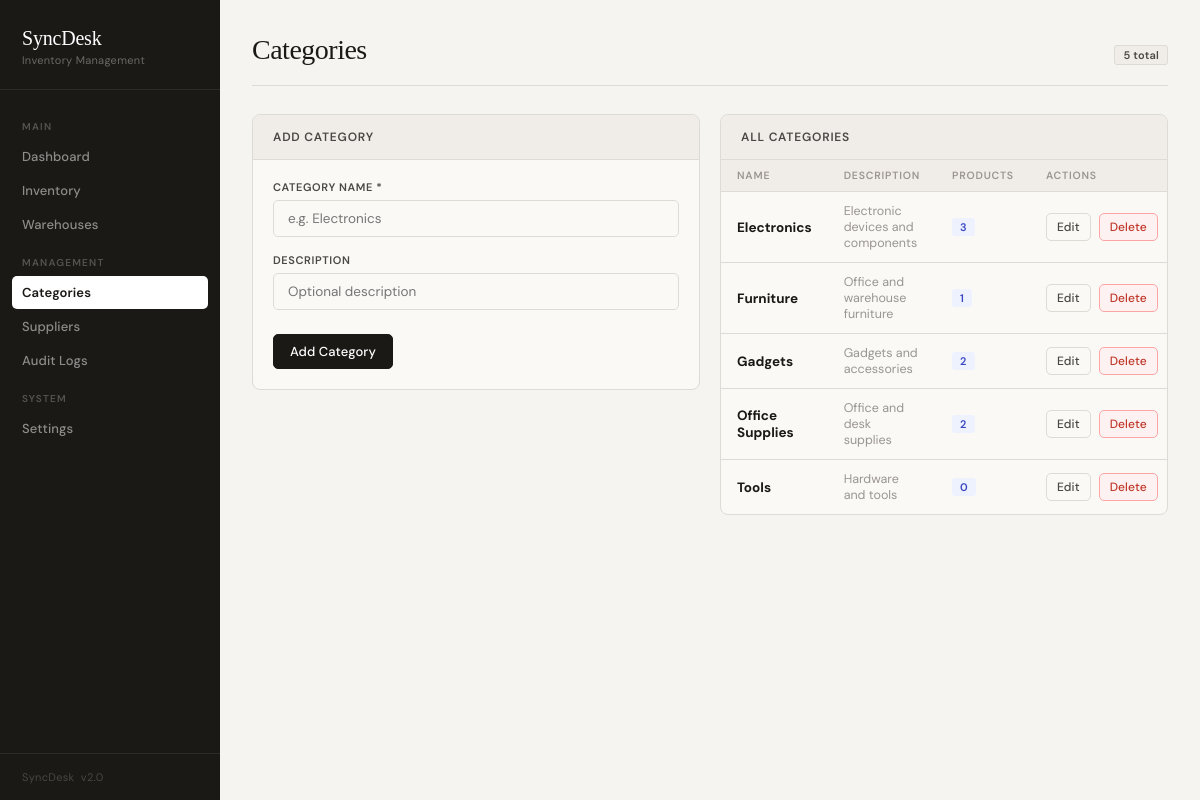
/categories.php, run on the app's committed database.
### tables this page shows
CREATE TABLE IF NOT EXISTS `categories` (
  `id` int(11) NOT NULL AUTO_INCREMENT,
  `name` varchar(100) NOT NULL,
  `description` varchar(255) DEFAULT NULL,
  `created_at` timestamp NOT NULL DEFAULT current_timestamp(),
  PRIMARY KEY (`id`)
);

### config.php (called while the page is built, shortened)
<?php
function e($str) {
    return htmlspecialchars($str ?? '', ENT_QUOTES, 'UTF-8');
}
?>

### categories.php (the view, shortened to what this page needs)
<?php include 'config.php'; ?>
<!DOCTYPE html>
<html lang="en">
<head>
<link rel="stylesheet" href="style.css">
</head>
<body>
<?php include 'sidebar.php'; ?>
<div class="main">
<?php
$edit_item = null;
$categories = $conn->query("SELECT c.*, COUNT(p.id) AS product_count FROM categories c LEFT JOIN products p ON p.category = c.name GROUP BY c.id ORDER BY c.name")->fetch_all(MYSQLI_ASSOC);
?>
<div class="topbar">
    <h1>Categories</h1>
    <span class="badge badge-gray"><?= count($categories) ?> total</span>
</div>
<div class="two-col" style="align-items:start;">
    <div class="card">
        <div class="card-header">
            <span class="card-title"><?= $edit_item ? 'Edit Category' : 'Add Category' ?></span>
        </div>
        <div class="card-body">
            <form method="POST">
                <div class="form-group" style="margin-bottom:16px;">
                    <label>Category Name *</label>
                    <input type="text" name="name" required placeholder="e.g. Electronics"
                        value="<?= e($edit_item['name'] ?? '') ?>">
                </div>
                <div class="form-group" style="margin-bottom:24px;">
                    <label>Description</label>
                    <input type="text" name="description" placeholder="Optional description"
                        value="<?= e($edit_item['description'] ?? '') ?>">
                </div>
                <div class="flex gap-8">
                    <button class="btn btn-primary" name="<?= $edit_item ? 'edit' : 'add' ?>">
                        <?= $edit_item ? 'Save Changes' : 'Add Category' ?>
                    </button>
                </div>
            </form>
        </div>
    </div>
    <div class="card">
        <div class="card-header">
            <span class="card-title">All Categories</span>
        </div>
        <?php if (empty($categories)): ?>
            <div class="empty-state"><p>No categories yet.</p></div>
        <?php else: ?>
        <table>
            <tr><th>Name</th><th>Description</th><th>Products</th><th>Actions</th></tr>
            <?php foreach ($categories as $cat): ?>
            <tr>
                <td><strong><?= e($cat['name']) ?></strong></td>
                <td class="text-muted"><?= e($cat['description'] ?: '—') ?></td>
                <td><span class="badge badge-blue"><?= $cat['product_count'] ?></span></td>
                <td>
                    <div class="flex gap-8">
                        <a href="categories.php?edit=<?= $cat['id'] ?>" class="btn btn-secondary btn-sm">Edit</a>
                        <a href="categories.php?delete=<?= $cat['id'] ?>" class="btn btn-danger btn-sm"
                           onclick="return confirm('Delete category <?= e($cat['name']) ?>?')">Delete</a>
                    </div>
                </td>
            </tr>
            <?php endforeach; ?>
        </table>
        <?php endif; ?>
    </div>
</div>
</div>
</body>
</html>

### style.css (style rules this page uses)
:root { --bg: #f5f4f0; --surface: #faf9f6; --surface2: #f0ede8; --ink: #1a1916; --ink-2: #4a4845; --ink-3: #9a9590; --border: #dedad4; --border-strong: #c8c4be; --accent: #1a1916; --accent-fg: #faf9f6; --danger: #c0392b; --danger-bg: #fdf2f1; --warning: #b45309; --warning-bg: #fef7ed; --success: #1a6b3c; --success-bg: #f0faf4; --sidebar-w: 220px; --radius: 8px; --radius-sm: 5px; }
*, *::before, *::after { box-sizing: border-box; margin: 0; padding: 0; }
body { display: flex; font-family: 'DM Sans', sans-serif; font-size: 14px; background: var(--bg); color: var(--ink); min-height: 100vh; -webkit-font-smoothing: antialiased; }
.main { margin-left: var(--sidebar-w); flex: 1; padding: 36px 32px; min-height: 100vh; max-width: calc(100vw - var(--sidebar-w)); }
.topbar { display: flex; align-items: baseline; justify-content: space-between; margin-bottom: 28px; padding-bottom: 20px; border-bottom: 1px solid var(--border); }
.topbar h1 { font-family: 'Instrument Serif', Georgia, serif; font-size: 28px; font-weight: 400; color: var(--ink); letter-spacing: -0.5px; line-height: 1; }
.card { background: var(--surface); border-radius: var(--radius); border: 1px solid var(--border); overflow: hidden; margin-bottom: 20px; }
.card-header { display: flex; align-items: center; justify-content: space-between; padding: 14px 20px; border-bottom: 1px solid var(--border); background: var(--surface2); }
.card-title { font-size: 12px; font-weight: 600; text-transform: uppercase; letter-spacing: 0.8px; color: var(--ink-2); }
.card-body { padding: 20px; }
table { width: 100%; border-collapse: collapse; }
th { background: var(--surface2); color: var(--ink-3); font-size: 10.5px; font-weight: 600; text-transform: uppercase; letter-spacing: 0.8px; padding: 9px 16px; text-align: left; border-bottom: 1px solid var(--border); }
td { padding: 11px 16px; border-bottom: 1px solid var(--border); font-size: 13.5px; color: var(--ink); vertical-align: middle; }
tr:last-child td { border-bottom: none; }
.badge { display: inline-block; padding: 2px 8px; border-radius: 3px; font-size: 11px; font-weight: 600; letter-spacing: 0.2px; }
.badge-blue { background: #eef2ff; color: #3b46c1; }
.badge-gray { background: var(--surface2); color: var(--ink-2); border: 1px solid var(--border); }
.btn { display: inline-flex; align-items: center; gap: 5px; padding: 8px 16px; border-radius: var(--radius-sm); border: 1px solid transparent; cursor: pointer; font-family: 'DM Sans', sans-serif; font-size: 13px; font-weight: 500; text-decoration: none; transition: all 0.12s; white-space: nowrap; letter-spacing: 0.1px; }
.btn-primary { background: var(--ink); color: #fff; border-color: var(--ink); }
.btn-secondary { background: var(--surface); color: var(--ink-2); border-color: var(--border); }
.btn-danger { background: var(--danger-bg); color: var(--danger); border-color: #fca5a5; }
.btn-sm { padding: 5px 10px; font-size: 12px; }
.form-group { display: flex; flex-direction: column; gap: 6px; }
.form-group label { font-size: 11px; font-weight: 600; color: var(--ink-2); text-transform: uppercase; letter-spacing: 0.6px; }
.form-group input, .form-group select, .form-group textarea { padding: 9px 12px; border: 1px solid var(--border); border-radius: var(--radius-sm); font-family: 'DM Sans', sans-serif; font-size: 13.5px; color: var(--ink); background: var(--surface); transition: border-color 0.12s, box-shadow 0.12s; width: 100%; }
input[type="text"].search-input, .card-body input[type="text"] { padding: 9px 14px; border: 1px solid var(--border); border-radius: var(--radius-sm); font-family: 'DM Sans', sans-serif; font-size: 13.5px; color: var(--ink); background: var(--surface); transition: border-color 0.12s; }
.two-col { display: grid; grid-template-columns: 1fr 1fr; gap: 20px; }
.text-muted { color: var(--ink-3); font-size: 12.5px; }
.flex { display: flex; }
.gap-8 { gap: 8px; }

### data on the page
categories: name "Electronics", description "Electronic devices and components", product_count "3"
categories: name "Furniture", description "Office and warehouse furniture", product_count "1"
categories: name "Gadgets", description "Gadgets and accessories", product_count "2"
categories: name "Office Supplies", description "Office and desk supplies", product_count "2"
categories: name "Tools", description "Hardware and tools", product_count "0"

### other printed values
$label "Dashboard Inventory Warehouses Categories Suppliers Audit Logs Settings"
count($categories) "5"
